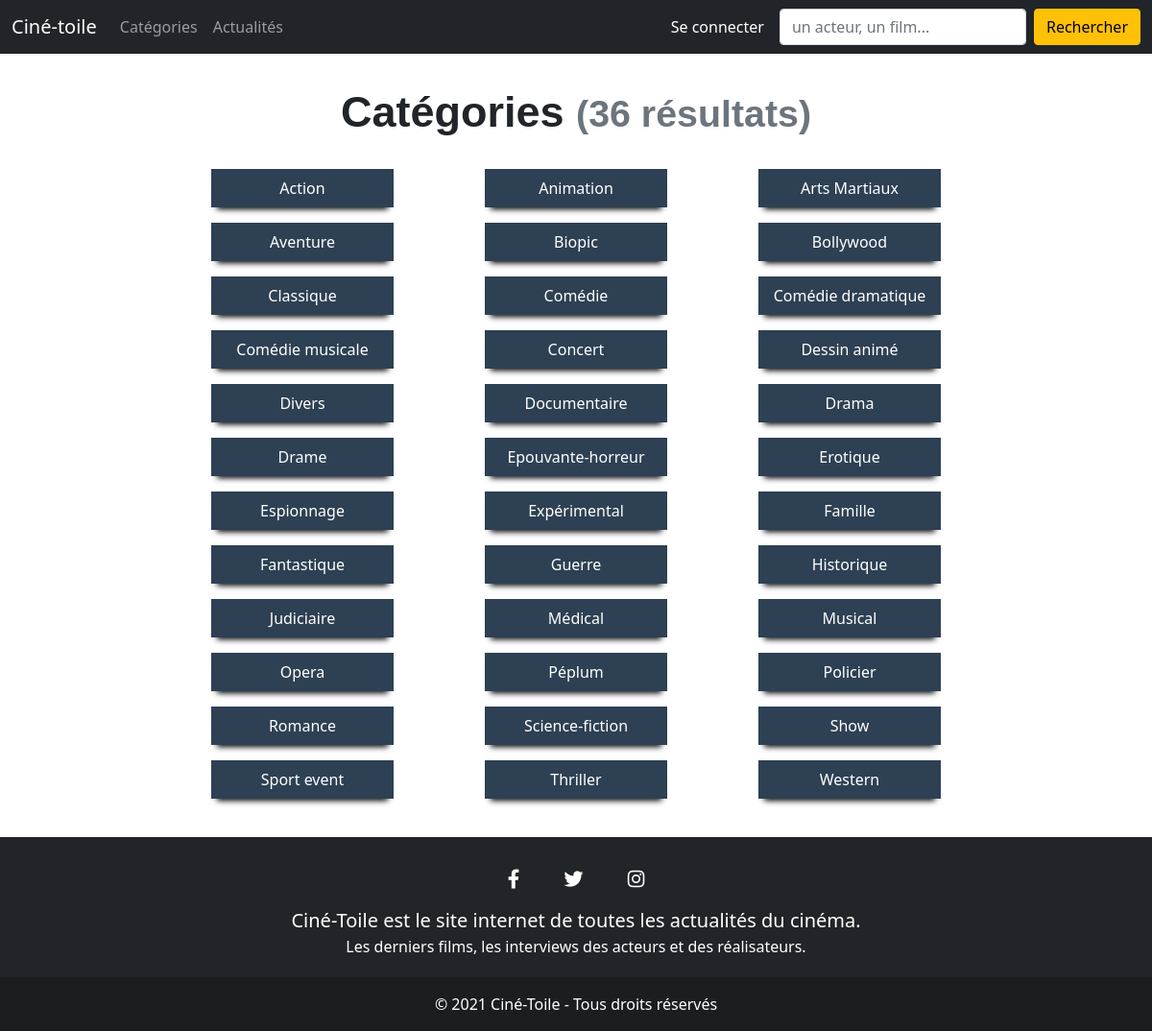
The page /CineToile/categories.php on the database its author committed.
### tables this page shows
CREATE TABLE IF NOT EXISTS `categories` (
  `id_categories` int(50) NOT NULL,
  `NOM` varchar(50) DEFAULT NULL,
  PRIMARY KEY (`id_categories`)
);

### CineToile/categories.php (the view, shortened to what this page needs)
<?php require_once 'util/verifSession.php';
require_once 'util/connexionBDD.php';
$requete = $dbh->query('SELECT * FROM categories');
$requete_Count = $dbh->query('SELECT COUNT(*) AS nb_categories FROM categories');
$resultat_Count = $requete_Count->fetch();
$nb_categories = $resultat_Count['nb_categories'];
?>
<!DOCTYPE html>
<html lang="fr">
    <head><?php require_once 'base/head.php'; ?></head>
    <body><?php require_once 'base/barremenu.php'; ?>
        <div class="container all">
            <div class="row">
                <div class="col-12 text-center">
                    <h1 id="categories">Catégories <small class="text-muted">(<?php echo $nb_categories; ?> résultat<?php if($nb_categories > 1) {?>s<?php } ?>)</small></h1>
                </div>
            </div>
            <div class="row text-center pt-2">
                <?php if($nb_categories > 0) {
					$nb_resultat = 0;
					while($donnees_categories = $requete->fetch()) { ?>
                    <div class="col-2 offset-<?php if($nb_resultat % 3 == 0) { echo 2; } else { echo 1; } ?> mt-3 p-2 boxCategories">
                    <a class="lienCategories" href="categories_recherche.php?id=<?php echo $donnees_categories['id_categories']; ?>"><?php echo $donnees_categories['NOM']; ?></a>
                    </div>
					<?php $nb_resultat++;
					}
                }
                else { ?>Aucune catégorie trouvée<?php } ?>
            </div>
        </div>
	<?php require_once 'base/footer.php'; ?>
    </body>
</html>

### CineToile/cinetoile.css (style rules this page uses)
.all { padding-top: 90px; }
a:link { text-decoration:none; color:black; }
.container { padding-bottom: 40px; }
.border-bottom, #categories { font-family: Dinot,sans-serif; font-weight: bold; line-height: 1.2; font-size: 45px; }
.boxCategories { box-shadow: 0 8px 6px -6px black; background-color: #2E4053; }
.lienCategories { color: white !important; }

### rows shown on the page
categories: NOM "Action"
categories: NOM "Animation"
categories: NOM "Arts Martiaux"
categories: NOM "Aventure"
categories: NOM "Biopic"
categories: NOM "Bollywood"
categories: NOM "Classique"
categories: NOM "Comédie"
categories: NOM "Comédie dramatique"
categories: NOM "Comédie musicale"
categories: NOM "Concert"
categories: NOM "Dessin animé"
categories: NOM "Divers"
categories: NOM "Documentaire"
categories: NOM "Drama"
categories: NOM "Drame"
categories: NOM "Epouvante-horreur"
categories: NOM "Erotique"
categories: NOM "Espionnage"
categories: NOM "Expérimental"
categories: NOM "Famille"
categories: NOM "Fantastique"
categories: NOM "Guerre"
categories: NOM "Historique"
categories: NOM "Judiciaire"
categories: NOM "Médical"
categories: NOM "Musical"
categories: NOM "Opera"
categories: NOM "Péplum"
categories: NOM "Policier"
categories: NOM "Romance"
categories: NOM "Science-fiction"
categories: NOM "Show"
categories: NOM "Sport event"
categories: NOM "Thriller"
categories: NOM "Western"

### other values the page prints
$nb_categories "36"
